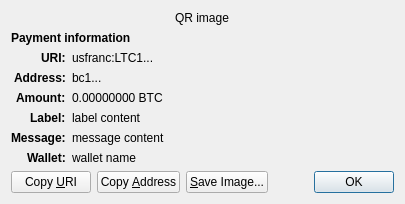
<?xml version="1.0" encoding="UTF-8"?>
<ui version="4.0">
 <class>ReceiveRequestDialog</class>
 <widget class="QDialog" name="ReceiveRequestDialog">
  <property name="geometry">
   <rect>
    <x>0</x>
    <y>0</y>
    <width>413</width>
    <height>229</height>
   </rect>
  </property>
  <property name="windowTitle">
   <string>Request payment to ...</string>
  </property>
  <layout class="QGridLayout" name="gridLayout" columnstretch="0,1">
   <property name="sizeConstraint">
    <enum>QLayout::SetFixedSize</enum>
   </property>
   <item row="0" column="0" colspan="2" alignment="Qt::AlignHCenter">
    <widget class="QRImageWidget" name="qr_code">
     <property name="text">
      <string notr="true">QR image</string>
     </property>
     <property name="textInteractionFlags">
      <set>Qt::NoTextInteraction</set>
     </property>
    </widget>
   </item>
   <item row="1" column="0" colspan="2">
    <widget class="QLabel" name="payment_header">
     <property name="font">
      <font>
       <weight>75</weight>
       <bold>true</bold>
      </font>
     </property>
     <property name="text">
      <string>Payment information</string>
     </property>
     <property name="textInteractionFlags">
      <set>Qt::NoTextInteraction</set>
     </property>
    </widget>
   </item>
   <item row="2" column="0" alignment="Qt::AlignRight|Qt::AlignTop">
    <widget class="QLabel" name="uri_tag">
     <property name="font">
      <font>
       <weight>75</weight>
       <bold>true</bold>
      </font>
     </property>
     <property name="text">
      <string notr="true">URI:</string>
     </property>
     <property name="textFormat">
      <enum>Qt::PlainText</enum>
     </property>
     <property name="textInteractionFlags">
      <set>Qt::NoTextInteraction</set>
     </property>
    </widget>
   </item>
   <item row="2" column="1" alignment="Qt::AlignTop">
    <widget class="QLabel" name="uri_content">
     <property name="text">
      <string notr="true">usfranc:LTC1...</string>
     </property>
     <property name="textFormat">
      <enum>Qt::RichText</enum>
     </property>
     <property name="wordWrap">
      <bool>true</bool>
     </property>
     <property name="textInteractionFlags">
      <set>Qt::TextSelectableByMouse</set>
     </property>
    </widget>
   </item>
   <item row="3" column="0" alignment="Qt::AlignRight|Qt::AlignTop">
    <widget class="QLabel" name="address_tag">
     <property name="font">
      <font>
       <weight>75</weight>
       <bold>true</bold>
      </font>
     </property>
     <property name="text">
      <string>Address:</string>
     </property>
     <property name="textInteractionFlags">
      <set>Qt::NoTextInteraction</set>
     </property>
    </widget>
   </item>
   <item row="3" column="1" alignment="Qt::AlignTop">
    <widget class="QLabel" name="address_content">
     <property name="text">
      <string notr="true">bc1...</string>
     </property>
     <property name="textFormat">
      <enum>Qt::PlainText</enum>
     </property>
     <property name="textInteractionFlags">
      <set>Qt::TextSelectableByMouse</set>
     </property>
    </widget>
   </item>
   <item row="4" column="0" alignment="Qt::AlignRight|Qt::AlignTop">
    <widget class="QLabel" name="amount_tag">
     <property name="font">
      <font>
       <weight>75</weight>
       <bold>true</bold>
      </font>
     </property>
     <property name="text">
      <string>Amount:</string>
     </property>
     <property name="textInteractionFlags">
      <set>Qt::NoTextInteraction</set>
     </property>
    </widget>
   </item>
   <item row="4" column="1" alignment="Qt::AlignTop">
    <widget class="QLabel" name="amount_content">
     <property name="text">
      <string notr="true">0.00000000 BTC</string>
     </property>
     <property name="textFormat">
      <enum>Qt::PlainText</enum>
     </property>
     <property name="textInteractionFlags">
      <set>Qt::TextSelectableByMouse</set>
     </property>
    </widget>
   </item>
   <item row="5" column="0" alignment="Qt::AlignRight|Qt::AlignTop">
    <widget class="QLabel" name="label_tag">
     <property name="font">
      <font>
       <weight>75</weight>
       <bold>true</bold>
      </font>
     </property>
     <property name="text">
      <string>Label:</string>
     </property>
     <property name="textInteractionFlags">
      <set>Qt::NoTextInteraction</set>
     </property>
    </widget>
   </item>
   <item row="5" column="1" alignment="Qt::AlignTop">
    <widget class="QLabel" name="label_content">
     <property name="text">
      <string notr="true">label content</string>
     </property>
     <property name="textFormat">
      <enum>Qt::PlainText</enum>
     </property>
     <property name="wordWrap">
      <bool>true</bool>
     </property>
     <property name="textInteractionFlags">
      <set>Qt::TextSelectableByMouse</set>
     </property>
    </widget>
   </item>
   <item row="6" column="0" alignment="Qt::AlignRight|Qt::AlignTop">
    <widget class="QLabel" name="message_tag">
     <property name="font">
      <font>
       <weight>75</weight>
       <bold>true</bold>
      </font>
     </property>
     <property name="text">
      <string>Message:</string>
     </property>
     <property name="textInteractionFlags">
      <set>Qt::NoTextInteraction</set>
     </property>
    </widget>
   </item>
   <item row="6" column="1" alignment="Qt::AlignTop">
    <widget class="QLabel" name="message_content">
     <property name="text">
      <string notr="true">message content</string>
     </property>
     <property name="textFormat">
      <enum>Qt::PlainText</enum>
     </property>
     <property name="wordWrap">
      <bool>true</bool>
     </property>
     <property name="textInteractionFlags">
      <set>Qt::TextSelectableByMouse</set>
     </property>
    </widget>
   </item>
   <item row="7" column="0" alignment="Qt::AlignRight|Qt::AlignTop">
    <widget class="QLabel" name="wallet_tag">
     <property name="font">
      <font>
       <weight>75</weight>
       <bold>true</bold>
      </font>
     </property>
     <property name="text">
      <string>Wallet:</string>
     </property>
     <property name="textInteractionFlags">
      <set>Qt::NoTextInteraction</set>
     </property>
    </widget>
   </item>
   <item row="7" column="1" alignment="Qt::AlignTop">
    <widget class="QLabel" name="wallet_content">
     <property name="text">
      <string notr="true">wallet name</string>
     </property>
     <property name="textFormat">
      <enum>Qt::PlainText</enum>
     </property>
     <property name="wordWrap">
      <bool>true</bool>
     </property>
     <property name="textInteractionFlags">
      <set>Qt::TextSelectableByMouse</set>
     </property>
    </widget>
   </item>
   <item row="8" column="0" colspan="2">
    <layout class="QHBoxLayout" name="horizontalLayout">
     <item>
      <widget class="QPushButton" name="btnCopyURI">
       <property name="text">
        <string>Copy &amp;URI</string>
       </property>
       <property name="autoDefault">
        <bool>false</bool>
       </property>
      </widget>
     </item>
     <item>
      <widget class="QPushButton" name="btnCopyAddress">
       <property name="text">
        <string>Copy &amp;Address</string>
       </property>
       <property name="autoDefault">
        <bool>false</bool>
       </property>
      </widget>
     </item>
     <item>
      <widget class="QPushButton" name="btnSaveAs">
       <property name="text">
        <string>&amp;Save Image...</string>
       </property>
       <property name="autoDefault">
        <bool>false</bool>
       </property>
      </widget>
     </item>
     <item>
      <spacer name="horizontalSpacer_2">
       <property name="orientation">
        <enum>Qt::Horizontal</enum>
       </property>
       <property name="sizeHint" stdset="0">
        <size>
         <width>40</width>
         <height>20</height>
        </size>
       </property>
      </spacer>
     </item>
     <item>
      <widget class="QDialogButtonBox" name="buttonBox">
       <property name="focusPolicy">
        <enum>Qt::StrongFocus</enum>
       </property>
       <property name="standardButtons">
        <set>QDialogButtonBox::Ok</set>
       </property>
      </widget>
     </item>
    </layout>
   </item>
  </layout>
 </widget>
 <customwidgets>
  <customwidget>
   <class>QRImageWidget</class>
   <extends>QLabel</extends>
   <header>qt/qrimagewidget.h</header>
  </customwidget>
 </customwidgets>
 <tabstops>
  <tabstop>buttonBox</tabstop>
  <tabstop>btnCopyURI</tabstop>
  <tabstop>btnCopyAddress</tabstop>
  <tabstop>btnSaveAs</tabstop>
 </tabstops>
 <resources/>
 <connections>
  <connection>
   <sender>buttonBox</sender>
   <signal>accepted()</signal>
   <receiver>ReceiveRequestDialog</receiver>
   <slot>accept()</slot>
   <hints>
    <hint type="sourcelabel">
     <x>135</x>
     <y>230</y>
    </hint>
    <hint type="destinationlabel">
     <x>135</x>
     <y>126</y>
    </hint>
   </hints>
  </connection>
 </connections>
</ui>
